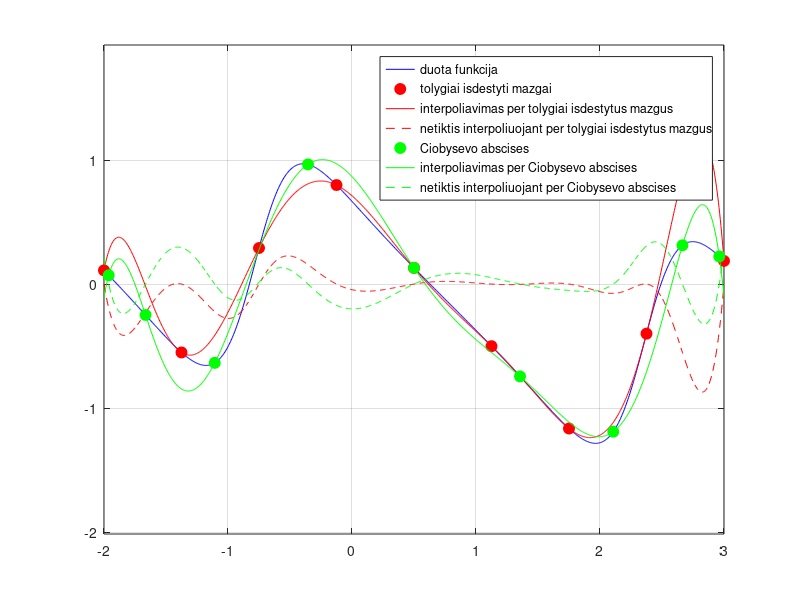

The MATLAB source for this figure:
% Lagranzo_interpoliavimas_1D_pagal_duota_funkcija
% Programa demonstruoja, kaip skiriasi interpoliavimo kokybe, 
% kai interpoliavimui parenkame N tolygiai paskirstytu tasku, 
% ir kai interpoliavimo taskais parenkame "Ciobysevo abscises"
 
function PirmaDalis
clc, clear all, close all
xmin=-2;xmax=3;  % duotas funkcijos apibrezimo intervalas 
N=9;   % interpoliavimo tasku skaicius
X=[xmin:(xmax-xmin)/(N-1):xmax];  % tolygiai paskirstytu interpoliavimo tasku abscises
k=N-1:-1:0;
XC=(xmax+xmin)/2+(xmax-xmin)/2*cos((2*k+1)*pi/(2*N)); % "Ciobysevo abscises"
 
Y=funkcija(X);     %  tolygiai paskirstytu interpoliavimo tasku ordinates
YC=funkcija(XC);   %  ordinates "Ciobysevo abscisiu" taskuose
x=min(X):(max(X)-min(X))/1000:max(X);   %x reiksmes vaizdavimui
n=length(X);
leg={'duota funkcija',...
    'tolygiai isdestyti mazgai',...
    'interpoliavimas per tolygiai isdestytus mazgus',...
    'netiktis interpoliuojant per tolygiai isdestytus mazgus',...
    'Ciobysevo abscises',...
    'interpoliavimas per Ciobysevo abscises',...
    'netiktis interpoliuojant per Ciobysevo abscises'};
 
figure(1), hold on, grid on,box on,axis equal, set(gcf,'Color','w'); 
plot(x,funkcija(x),'b-')   % vaizduojama duotoji funkcija (t.y. pagal kuria interpoliuojama) 
hg=legend(leg{1});pause
plot(X,Y,'ro','MarkerFaceColor','r','MarkerSize',8) % vaizduojami tolygiai isdestyti interpoliavimo taskai 
delete(hg);hg=legend(leg{1:2});pause
 T = zeros(n, n);
 TC = zeros(n, n);
for i=1:N
    T(i,1)=1;
    T(i,2)=X(i);
    TC(i,1)=1;
    TC(i,2)=XC(i);
    for j=3:N,
        T(i,j)=2*X(i)*T(i,j-1)-T(i,j-2);
        TC(i,j)=2*XC(i)*TC(i,j-1)-TC(i,j-2);
    end
end
 
a=flipud(T\Y');
ac=flipud(TC\YC');
F=klensou(a,x);
FC=klensou(ac,x);
 
plot(x,F,'r-')      % vaizduojama funkcija, interpoliuojanti tolygiai paskirstytuose mazguose 
plot(x,funkcija(x)-F,'r--'),      % vaizduojama netiktis duotos funkcijos atzvilgiu 
delete(hg);hg=legend(leg{1:4});pause
 
plot(XC,YC,'go','MarkerFaceColor','g','MarkerSize',8)   % vaizduojami interpoliavimo mazgai ties Ciobysevo abscisemis
delete(hg);hg=legend(leg{1:5});pause
plot(x,FC,'g-')   % vaizduojama funkcija, interpoliuojanti Ciobysevo mazguose 
plot(x,funkcija(x)-FC,'g--'),  % vaizduojama netiktis duotos funkcijos atzvilgiu
delete(hg);hg=legend(leg);
 
return
end
 
function px=klensou(a,x)
n=numel(a);
bk2=0;
bk1=0;
for k=1:n
   bk=a(k)+2*x.*bk1-bk2;
   bk2=bk1;
   bk1=bk;
end;
px=bk-x.*bk2;
return;
end
 
function fnk=funkcija(x)
% apskaiciuoja interpoliuojamos funkcijos reiksmes taskuose x
 
fnk=cos(2*x)./(sin(2*x)+1.5)-x./5;
return
end
